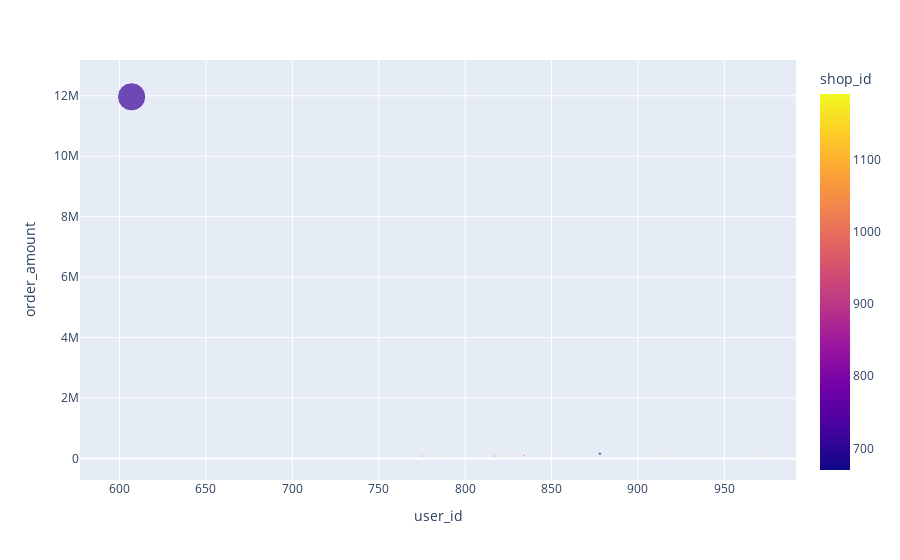

The notebook cell this image was saved under:
### Code cell
px.scatter(
    top_10_user_by_purchase,
    x = top_10_user_by_purchase.index,
    y = 'order_amount',
    color='shop_id',
    size= 'order_amount'
       
)

### Figure 1 — Plotly figure (JSON) as saved in the notebook; plotly's stock layout.template omitted (floating-point values rounded to 4 significant figures)
{"data": [{"hovertemplate": "user_id=%{x}<br>order_amount=%{marker.size}<br>shop_id=%{marker.color}<extra></extra>", "legendgroup": "", "marker": {"color": [714, 670, 1018, 1191, 1007, 1051, 837, 954, 875, 943], "coloraxis": "coloraxis", "size": [11968000, 156936, 108342, 85707, 84269, 82485, 81114, 80992, 80988, 80915], "sizemode": "area", "sizeref": 29920, "symbol": "circle"}, "mode": "markers", "name": "", "orientation": "v", "showlegend": false, "type": "scatter", "x": [607, 878, 834, 787, 969, 818, 775, 915, 817, 855], "xaxis": "x", "y": [11968000, 156936, 108342, 85707, 84269, 82485, 81114, 80992, 80988, 80915], "yaxis": "y"}], "layout": {"coloraxis": {"colorbar": {"title": {"text": "shop_id"}}, "colorscale": [[0, "#0d0887"], [0.1111, "#46039f"], [0.2222, "#7201a8"], [0.3333, "#9c179e"], [0.4444, "#bd3786"], [0.5556, "#d8576b"], [0.6667, "#ed7953"], [0.7778, "#fb9f3a"], [0.8889, "#fdca26"], [1, "#f0f921"]]}, "legend": {"itemsizing": "constant", "tracegroupgap": 0}, "margin": {"t": 60}, "xaxis": {"anchor": "y", "domain": [0, 1], "title": {"text": "user_id"}}, "yaxis": {"anchor": "x", "domain": [0, 1], "title": {"text": "order_amount"}}}}
